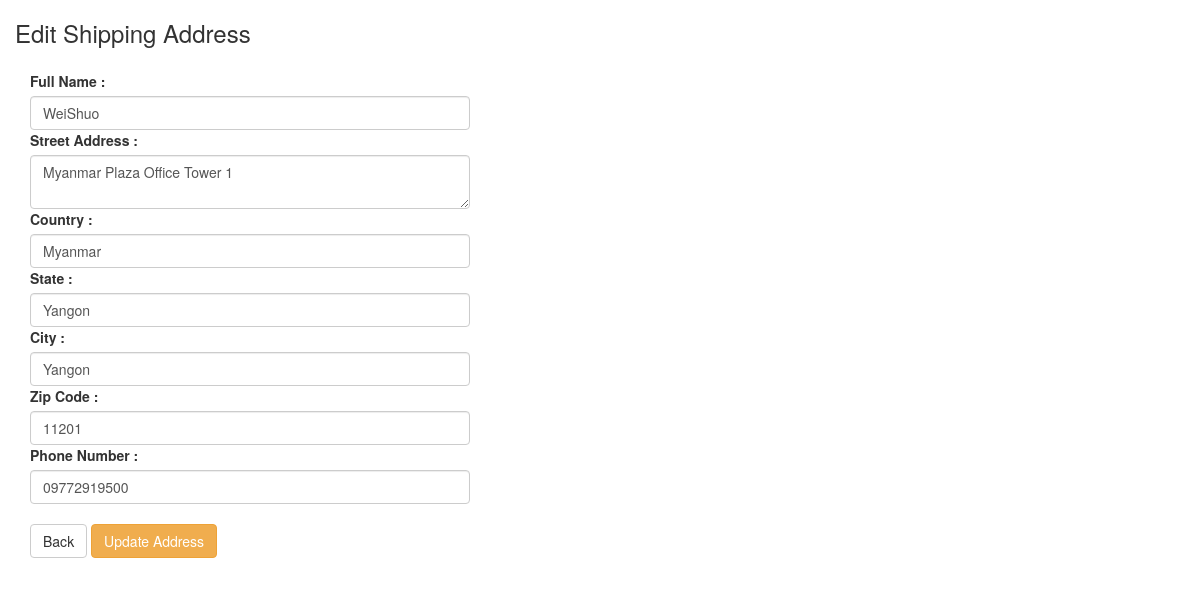
Page /shipping_edit.php?id=49 (signed in) on the committed database.
### tables this page shows
CREATE TABLE `shipping` (
  `shipping_id` int(11) NOT NULL,
  `full_name` varchar(255) NOT NULL,
  `email` varchar(255) NOT NULL,
  `store_id` int(11) NOT NULL,
  `phone` varchar(255) NOT NULL,
  `status` varchar(255) NOT NULL,
  `shipping_type` varchar(255) NOT NULL,
  `street_address` varchar(255) NOT NULL,
  `country` varchar(100) NOT NULL,
  `state` varchar(100) NOT NULL,
  `city` varchar(100) NOT NULL,
  `zipcode` int(11) NOT NULL,
  `created_date` datetime NOT NULL,
  `modified_date` datetime NOT NULL,
  `shipping_time` datetime NOT NULL
);

### shipping_edit.php (the view, shortened to what this page needs)
<?php
   include('confs/config.php');
   include('header.php');
    $id = $_GET['id'];
   $result = mysqli_query($mysqli,"SELECT * FROM shipping WHERE shipping_id=$id");
   $row = mysqli_fetch_assoc($result);
?>
<div class="col-md-5">
 <h3>Edit Shipping Address</h3>
	    				<div class="panel-body">
                        <form method="post" action="" enctype="multipart/form-data">
                        <label>Full Name : </label>
                        <input type="text" name="name"  class="form-control" value="<?php echo $row['full_name'] ?>" />
                        <label>Street Address : </label>
                        <textarea type="text" name="street"  class="form-control"><?php echo $row['street_address'] ?></textarea>
                        <label>Country : </label>
                        <input type="text" name="country"  class="form-control"
                        value="<?php echo $row['country'] ?>"/>
                        <label>State : </label>
                        <input type="text" name="state"  class="form-control"
                       value="<?php echo $row['state'] ?>"/>
                        <label>City : </label>
                        <input type="text" name="city"  class="form-control" value="<?php echo $row['city'] ?>"/>
                        <label>Zip Code : </label>
                        <input type="text" name="zip"  class="form-control" value="<?php echo $row['zipcode'] ?>"/>
                        <label>Phone Number : </label>
                        <input type="text" name="phone"  class="form-control"
                        value="<?php echo $row['phone'] ?>"/>
                        <br>
                        <a href="shipping_info.php" class="btn btn-default"> Back</a>
                        <input type="submit" name="submit" value="Update Address" class="btn btn-warning">
                        </form>
                        </div>
                        </div>

### rows in the picture
shipping: name "WeiShuo", street "Myanmar Plaza Office Tower 1", country "Myanmar", state "Yangon", city "Yangon", zip "11201", phone "09772919500"
